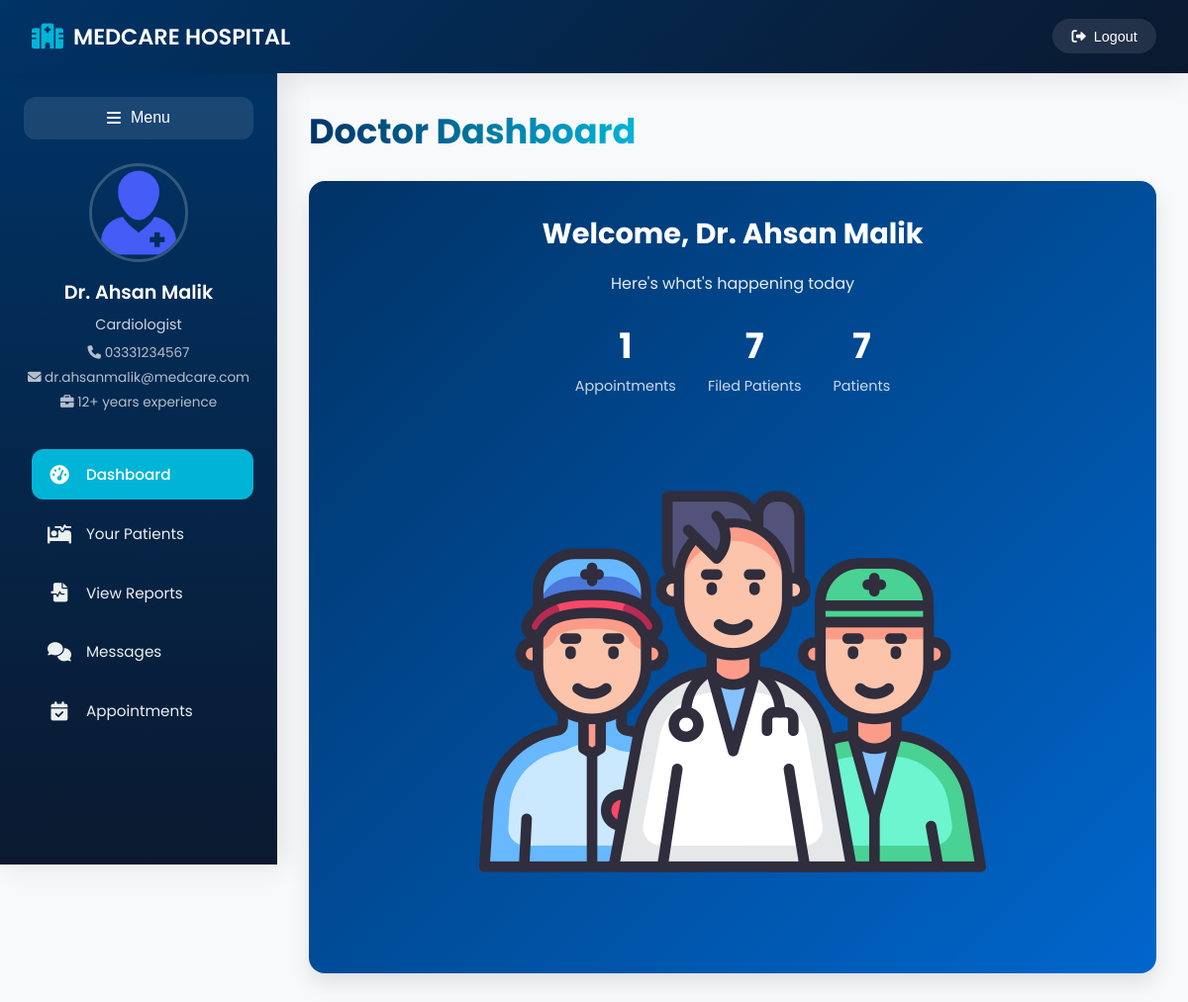
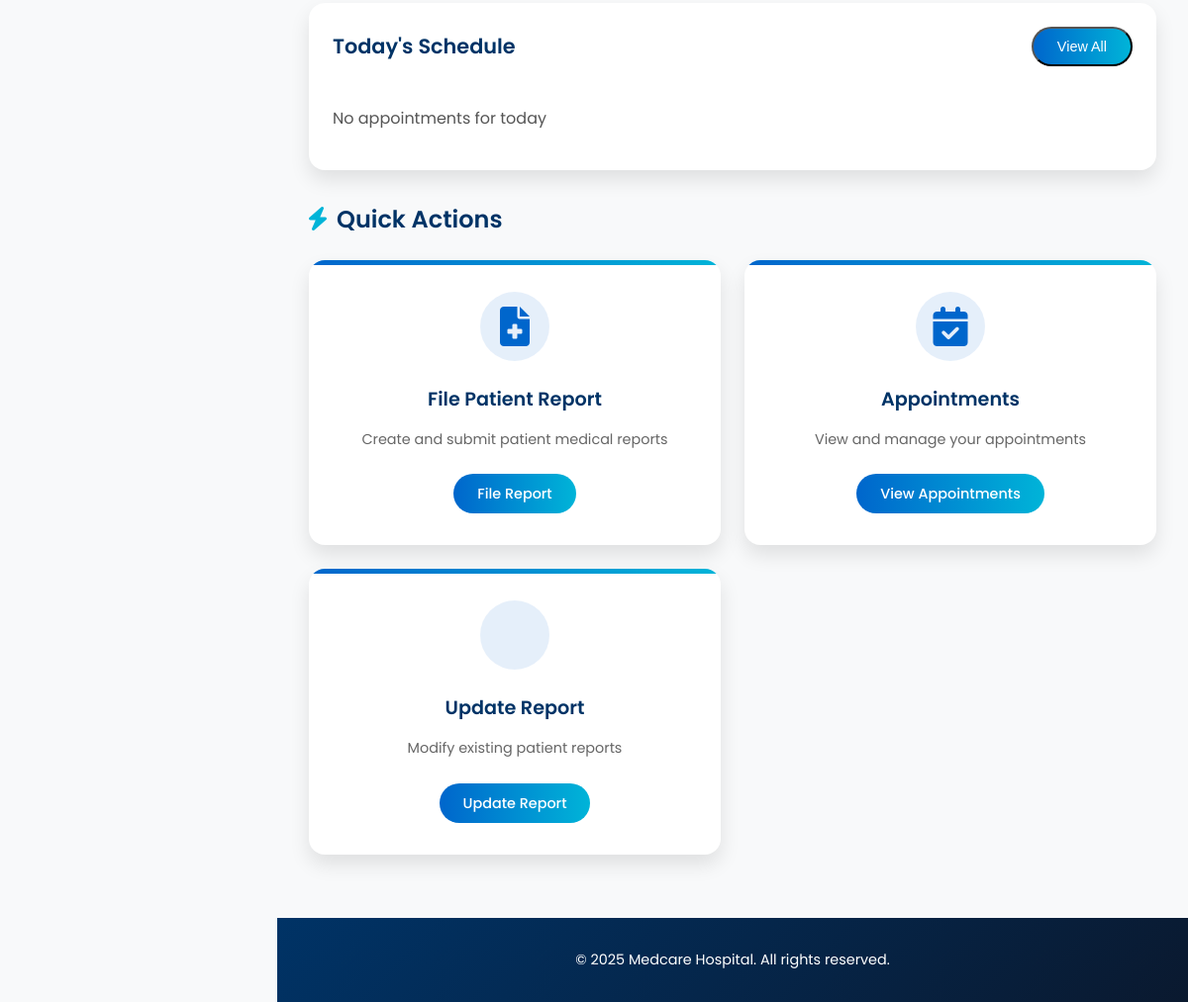
Page /doc_dashboard.php (signed in) on the committed database (2 pictures, top to bottom).
### tables this page shows
CREATE TABLE `doctor` (
  `doc_id` int(11) NOT NULL,
  `name` varchar(30) NOT NULL,
  `username` varchar(30) NOT NULL,
  `password` varchar(15) NOT NULL,
  `gender` varchar(1) NOT NULL,
  `specialization` varchar(100) NOT NULL,
  `email` varchar(100) NOT NULL
);

CREATE TABLE `doctor_ph_nmbr` (
  `doc_id` int(11) NOT NULL,
  `ph_Nmbr` varchar(20) NOT NULL
);

### doc_dashboard.php (the view, shortened to what this page needs)
<?php
include("connection.php");
$docName = "";
$specialization = "";
$ph_number = "";
$appointments_count = "";
$filedPatients = "";
$total_patients = "";
if (isset($_SESSION['doc_id'])) {
    $doc_id = $_SESSION['doc_id'];
    $query = "SELECT name, specialization FROM Doctor WHERE doc_id = '$doc_id'";
    $result = $conn->query($query);
    if ($result && $row1 = mysqli_fetch_assoc($result)) {
        $docName = $row1['name'];
        $specialization = $row1['specialization'];
    }
    $sql = "SELECT ph_Nmbr FROM doctor_ph_Nmbr WHERE doc_id = '$doc_id'";
    $result2 = $conn->query($sql);
    if ($result2 && $row2 = mysqli_fetch_assoc($result2)) {
        $ph_number = $row2['ph_Nmbr'];
    }
    $sql1 = "SELECT COUNT(*) AS appointments_count FROM appointments ap INNER JOIN doctor d ON d.doc_id = ap.doc_id WHERE d.doc_id = '$doc_id' AND ap.status = 'pending'";
    $result3 = $conn->query($sql1);
    if ($result3 && $row3 = mysqli_fetch_assoc($result3)) {
        $appointments_count = $row3['appointments_count'];
    }
    $sql2= "SELECT count(*) AS filedPatients FROM patient_report WHERE doc_id = '$doc_id'";
    $result4 = $conn->query($sql2);
    if($result4 && $row4 = mysqli_fetch_assoc($result4))
    {
      $filedPatients = $row4['filedPatients'];
    }
    $sql3 = "SELECT COUNT(DISTINCT pat_id) AS total_patients
FROM (
    SELECT pat_id
    FROM appointments
    WHERE doc_id = '$doc_id'
    UNION
    SELECT pat_id
    FROM assigned_to
    WHERE doc_id = '$doc_id'
) AS combined";
   $result5 = $conn->query($sql3);
    if($result5 && $row5 = mysqli_fetch_assoc($result5))
    {
      $total_patients = $row5['total_patients'];
    }
    $sql4 = "SELECT *
    FROM appointments
    WHERE appointment_date = CURDATE()
    ORDER BY appointment_time";
    $result6 = $conn->query($sql4);
}
?>
<!DOCTYPE html>
<html lang="en">
<head>
  <link rel="stylesheet" href="https://cdnjs.cloudflare.com/ajax/libs/font-awesome/6.0.0-beta3/css/all.min.css">
  <link rel="stylesheet" type="text/css" href="styleD.css">
</head>
<body>
  <div class="navbar">
    <div class="navbar-logo">
      <i class="fas fa-hospital"></i>
      <span>MEDCARE HOSPITAL</span>
    </div>
<button class="logout-btn" onclick="handleLogout()">
  <i class="fas fa-sign-out-alt"></i>
  <span>Logout</span>
</button>
  </div>
  <div class="sidebar" id="sidebar">
    <button class="toggle-btn" onclick="toggleSidebar()">
      <i class="fas fa-bars"></i>
      <span class="nav-text">Menu</span>
    </button>
    <div class="sidebar-profile">
      <img src="doctor_logo.png" alt="Doctor" class="sidebar-img">
      <div class="doctor-name"><?php echo $docName; ?></div>
      <div class="doctor-specialization"><?php echo $specialization; ?></div>
      <div class="doctor-details"><i class="fas fa-phone"></i> <?php echo $ph_number; ?></div>
      <div class="doctor-details"><i class="fas fa-envelope"></i> <?php echo strtolower(str_replace(' ', '', $docName)); ?>@medcare.com</div>
      <div class="doctor-details"><i class="fas fa-briefcase"></i> 12+ years experience</div>
    </div>
    <div class="nav-item active">
      <i class="fas fa-tachometer-alt"></i>
      <span class="nav-text">Dashboard</span>
    </div>
    <div class="nav-item" onclick="location.href='PatientList.php'">
      <i class="fas fa-procedures"></i>
      <span class="nav-text">Your Patients</span>
    </div>
    <div class="nav-item" onclick="location.href='view_updated_reports.php'">
      <i class="fas fa-file-medical-alt"></i>
      <span class="nav-text">View Reports</span>
    </div>
    <div class="nav-item" onclick="location.href='showMessages.php'">
      <i class="fas fa-comments"></i>
      <span class="nav-text">Messages</span>
    </div>
    <div class="nav-item">
      <i class="fas fa-calendar-check"></i>
      <span class="nav-text">Appointments</span>
    </div>
  </div>
  <div class="main" id="main">
    <h1 class="welcome-header">Doctor Dashboard</h1>
    <div class="welcome-card">
      <div class="welcome-content">
        <h2 class="welcome-title">Welcome, <?php echo $docName; ?></h2>
        <p class="welcome-subtitle">Here's what's happening today</p>
        <div class="stats">
          <div class="stat">
            <div class="stat-value"><?php echo $appointments_count; ?></div>
            <div class="stat-label">Appointments</div>
          </div>
          <div class="stat">
            <div class="stat-value"><?php echo $filedPatients ?></div>
            <div class="stat-label">Filed Patients</div>
          </div>
          <div class="stat">
            <div class="stat-value"><?php echo $total_patients ?></div>
            <div class="stat-label">Patients</div>
          </div>
        </div>
      </div>
      <div class="welcome-image">
        <img src="medical-team.png" alt="Doctor Illustration">
      </div>
    </div>
    <div class="activity-card">
  <div class="activity-header">
    <h3 class="activity-title">Today's Schedule</h3>
    <button class="card-link">View All</button>
  </div>
  <?php
  if ($result6 && $result6->num_rows > 0) {
      while ($row = $result6->fetch_assoc()) {
          $day = date("D", strtotime($row['appointment_date']));
          $dayNum = date("d", strtotime($row['appointment_date']));
          $time = date("g:i A", strtotime($row['appointment_time']));
          echo '<div class="activity-item">
                  <div>
                    <div class="activity-date">' . $day . ' ' . $dayNum . '</div>
                    <div class="activity-patient">' . htmlspecialchars($row['description']) . '</div>
                  </div>
                  <div class="activity-time">' . $time . '</div>
                </div>';
      }
  } else {
      echo '<div class="activity-item">
              <div>
                <div class="activity-patient">No appointments for today</div>
              </div>
            </div>';
  }
  ?>
</div>
    <h2 class="section-title">
      <i class="fas fa-bolt"></i>
      <span>Quick Actions</span>
    </h2>
    <div class="card-container">
      <div class="card">
        <div class="card-icon"><i class="fas fa-file-medical"></i></div>
        <div class="card-title">File Patient Report</div>
        <p class="card-desc">Create and submit patient medical reports</p>
        <a href="filePatientReport.php" class="card-link">File Report</a>
      </div>
      <div class="card">
        <div class="card-icon"><i class="fas fa-calendar-check"></i></div>
        <div class="card-title">Appointments</div>
        <p class="card-desc">View and manage your appointments</p>
        <a href="doctor_appoinments.php" class="card-link">View Appointments</a>
      </div>
      <div class="card">
        <div class="card-icon"><i class="fas fa-file-edit"></i></div>
        <div class="card-title">Update Report</div>
        <p class="card-desc">Modify existing patient reports</p>
        <a href="update_patient_report.php" class="card-link">Update Report</a>
      </div>
    </div>
  </div>
  <div class="footer" id="footer">
    <p>&copy; 2025 Medcare Hospital. All rights reserved.</p>
  </div>
</body>
</html>

### rows in the picture
doctor: name "Dr. Ahsan Malik", specialization "Cardiologist", name "dr.ahsanmalik"
doctor_ph_nmbr: ph_Nmbr "03331234567"

### other values in the picture
$appointments_count "1"
$filedPatients "7"
$total_patients "7"
